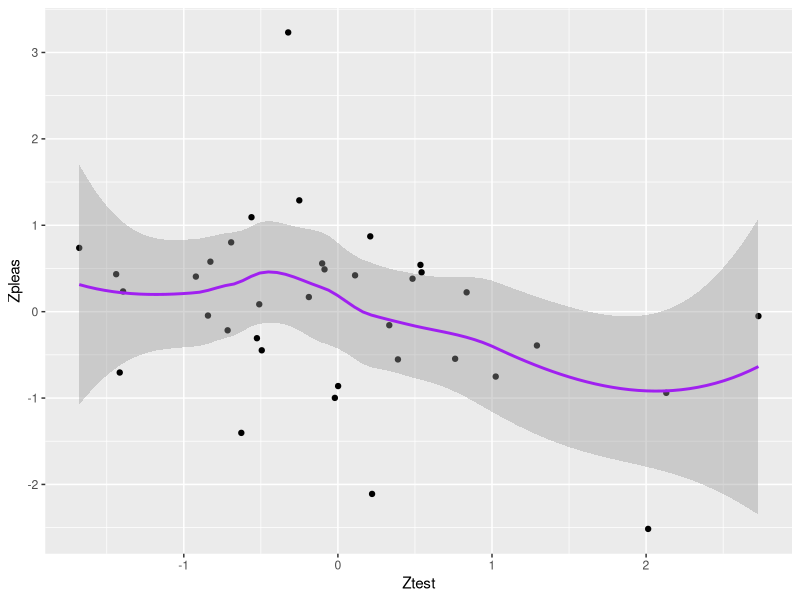
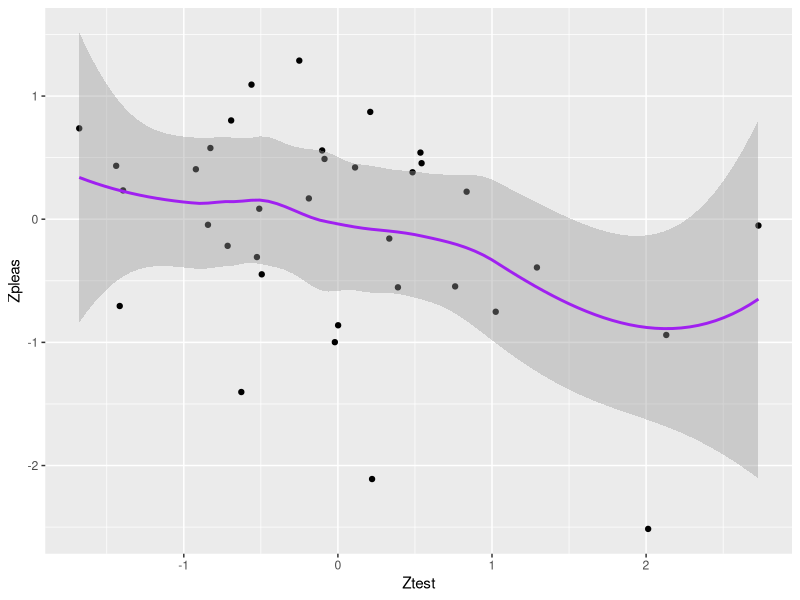
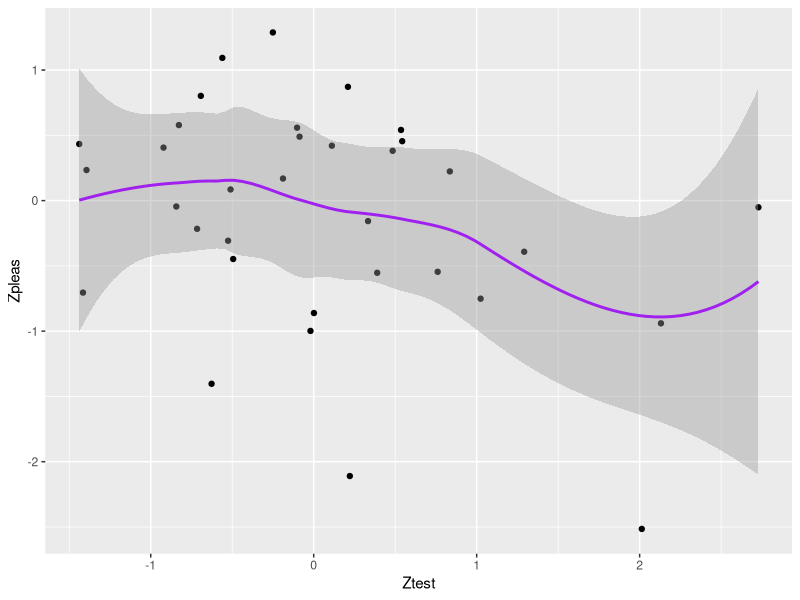
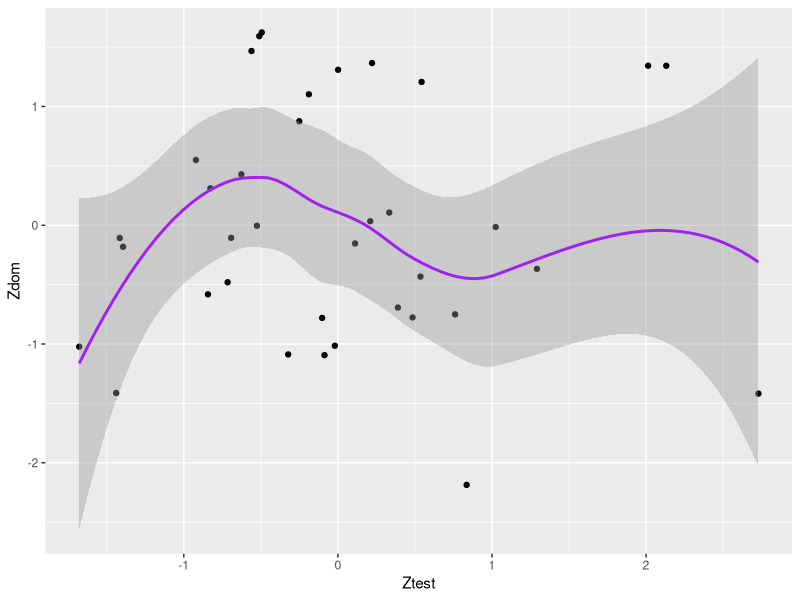
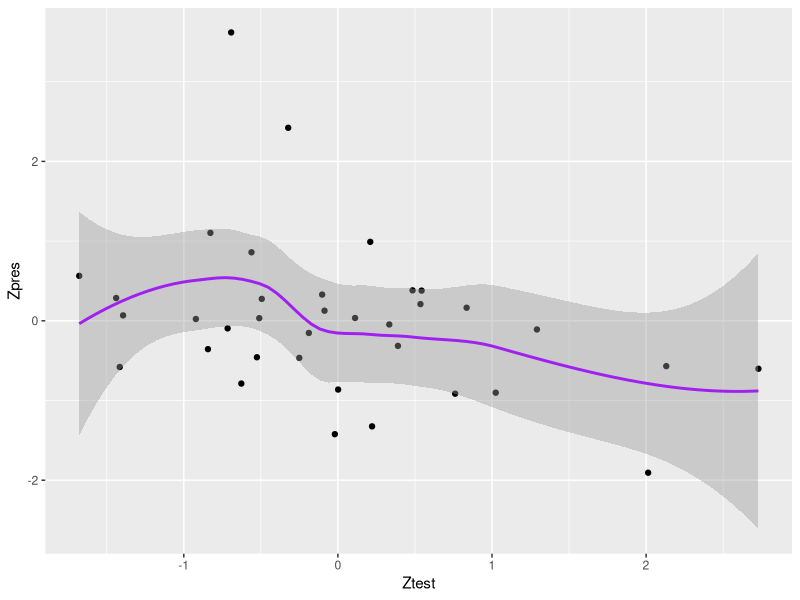
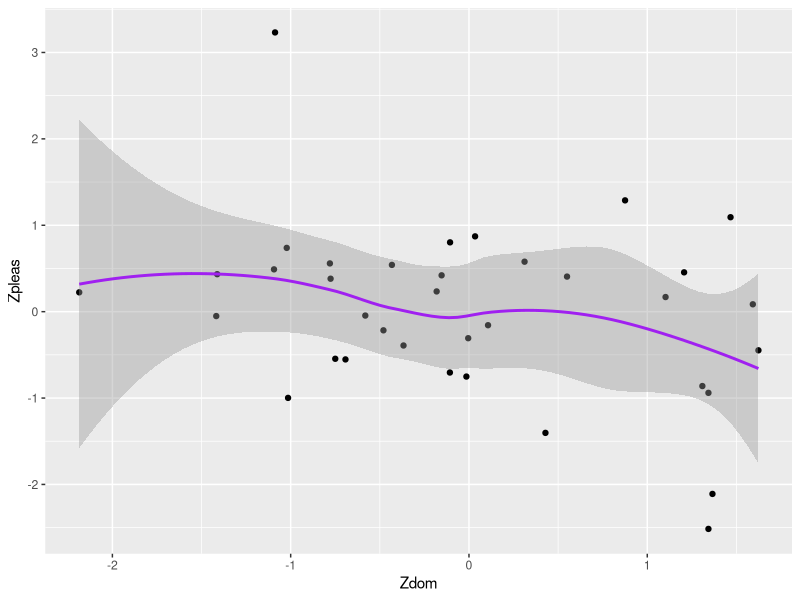
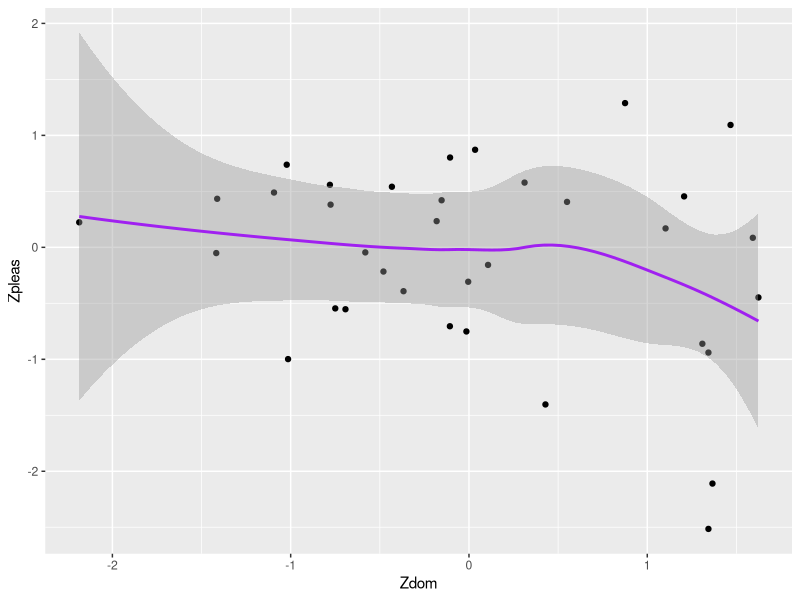
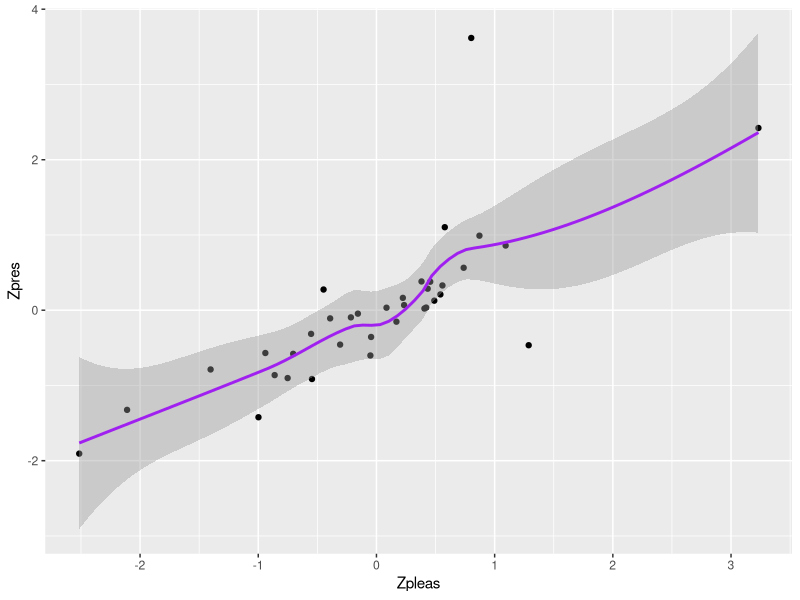

These charts were generated, in order, by the following R code:
## ---- chunk 1
knitr::opts_chunk$set(echo = FALSE, warning = FALSE)
## ---- chunk 2
#First, load some packages!

library(tidyverse)
library(knitr)
library(ggthemes)
library(ggplot2)

#Set working directory & load data
setwd("~/Dropbox/research/Role of Smell in Stress Reduction/dominance communication between men/TStudiesR")

data <- read.csv("t_study1_male.csv", header=TRUE)
## ---- chunk 3
data %>% 
	ggplot(aes(x = Ztest, y = Zpleas)) + 
	geom_point() +
	geom_smooth(color = "purple", lwd = 1, se=TRUE)

cor.test(data$Zpleas, data$Ztest)
## ---- chunk 4
data %>% 
	filter (shirt_code != "31") %>% 
	ggplot(aes(x = Ztest, y = Zpleas)) + 
	geom_point() +
	geom_smooth(color = "purple", lwd = 1, se=TRUE)

data1 <- filter (data, shirt_code != "31")
cor.test(data1$Zpleas, data1$Ztest)
## ---- chunk 5
data %>% 
	filter (shirt_code != "31", shirt_code != "37") %>% 
	ggplot(aes(x = Ztest, y = Zpleas)) + 
	geom_point() +
	geom_smooth(color = "purple", lwd = 1, se=TRUE)

data2 <- filter (data, shirt_code != "31", shirt_code != "37")
cor.test(data2$Zpleas, data2$Ztest)

## ---- chunk 6
data %>% 
	ggplot(aes(x = Ztest, y = Zdom)) + 
	geom_point() +
	geom_smooth(color = "purple", lwd = 1, se=TRUE)

data %>% 
	ggplot(aes(x = Ztest, y = Zpres)) + 
	geom_point() +
	geom_smooth(color = "purple", lwd = 1, se=TRUE)
## ---- chunk 7
data %>% 
	ggplot(aes(x = Zdom, y = Zpleas)) + 
	geom_point() +
	geom_smooth(color = "purple", lwd = 1, se=TRUE)

cor.test(data$Zpleas, data$Zdom)
## ---- chunk 8
data %>% 
	filter (shirt_code != "31") %>% 
	ggplot(aes(x = Zdom, y = Zpleas)) + 
	geom_point() +
	geom_smooth(color = "purple", lwd = 1, se=TRUE)

data4 <- filter (data, shirt_code != "31")
cor.test(data4$Zpleas, data4$Ztest)
## ---- chunk 9
data %>% 
	ggplot(aes(x = Zpleas, y = Zpres)) + 
	geom_point() +
	geom_smooth(color = "purple", lwd = 1, se=TRUE)

cor.test(data$Zpleas, data$Zpres)
